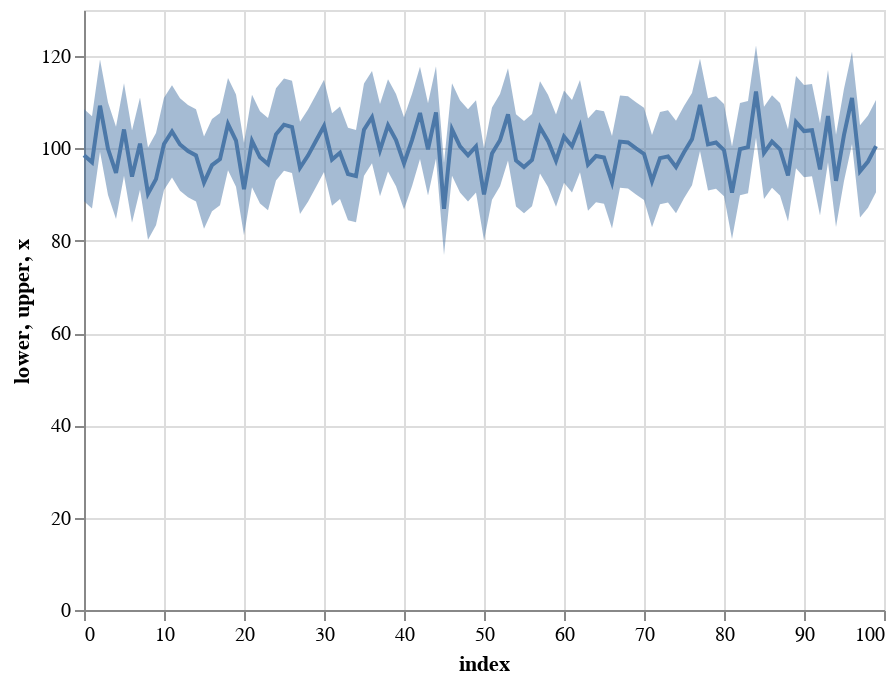

The code cell stored with this chart in its notebook:
### Code cell
import altair as alt
import pandas as pd
import numpy as np

x = np.random.normal(100,5,100)
epsilon = 10
data = pd.DataFrame({
    'x': x,
    'lower': x - epsilon,
    'upper': x + epsilon
}).reset_index()

line = alt.Chart(data).mark_line().encode(
    x='index',
    y='x'
)

band = 

band + line

### Figure 1 — Vega-Lite specification as saved in the notebook (floating-point values rounded to 4 significant figures)
{"config": {"view": {"continuousWidth": 400, "continuousHeight": 300}}, "layer": [{"mark": {"type": "area", "opacity": 0.5}, "encoding": {"x": {"field": "index", "type": "quantitative"}, "y": {"field": "lower", "type": "quantitative"}, "y2": {"field": "upper"}}}, {"mark": "line", "encoding": {"x": {"field": "index", "type": "quantitative"}, "y": {"field": "x", "type": "quantitative"}}}], "data": {"name": "data-7c51ec0d3c2fffdc64d1a275d3bd57ef"}, "$schema": "https://vega.github.io/schema/vega-lite/v4.17.0.json", "datasets": {"data-7c51ec0d3c2fffdc64d1a275d3bd57ef": [{"index": 0, "x": 98.54, "lower": 88.54, "upper": 108.5}, {"index": 1, "x": 96.99, "lower": 86.99, "upper": 107.0}, {"index": 2, "x": 109.3, "lower": 99.26, "upper": 119.3}, {"index": 3, "x": 99.93, "lower": 89.93, "upper": 109.9}, {"index": 4, "x": 94.71, "lower": 84.71, "upper": 104.7}, {"index": 5, "x": 104.1, "lower": 94.11, "upper": 114.1}, {"index": 6, "x": 93.9, "lower": 83.9, "upper": 103.9}, {"index": 7, "x": 101.0, "lower": 91.04, "upper": 111.0}, {"index": 8, "x": 90.2, "lower": 80.2, "upper": 100.2}, {"index": 9, "x": 93.36, "lower": 83.36, "upper": 103.4}, {"index": 10, "x": 101.0, "lower": 90.98, "upper": 111.0}, {"index": 11, "x": 103.7, "lower": 93.69, "upper": 113.7}, {"index": 12, "x": 100.9, "lower": 90.86, "upper": 110.9}, {"index": 13, "x": 99.42, "lower": 89.42, "upper": 109.4}, {"index": 14, "x": 98.49, "lower": 88.49, "upper": 108.5}, {"index": 15, "x": 92.61, "lower": 82.61, "upper": 102.6}, {"index": 16, "x": 96.4, "lower": 86.4, "upper": 106.4}, {"index": 17, "x": 97.7, "lower": 87.7, "upper": 107.7}, {"index": 18, "x": 105.3, "lower": 95.29, "upper": 115.3}, {"index": 19, "x": 101.7, "lower": 91.72, "upper": 111.7}, {"index": 20, "x": 91.18, "lower": 81.18, "upper": 101.2}, {"index": 21, "x": 101.6, "lower": 91.62, "upper": 111.6}, {"index": 22, "x": 98.07, "lower": 88.07, "upper": 108.1}, {"index": 23, "x": 96.62, "lower": 86.62, "upper": 106.6}, {"index": 24, "x": 103.1, "lower": 93.06, "upper": 113.1}, {"index": 25, "x": 105.2, "lower": 95.15, "upper": 115.2}, {"index": 26, "x": 104.7, "lower": 94.66, "upper": 114.7}, {"index": 27, "x": 95.8, "lower": 85.8, "upper": 105.8}, {"index": 28, "x": 98.45, "lower": 88.45, "upper": 108.5}, {"index": 29, "x": 101.7, "lower": 91.66, "upper": 111.7}, {"index": 30, "x": 104.9, "lower": 94.88, "upper": 114.9}, {"index": 31, "x": 97.6, "lower": 87.6, "upper": 107.6}, {"index": 32, "x": 99.07, "lower": 89.07, "upper": 109.1}, {"index": 33, "x": 94.47, "lower": 84.47, "upper": 104.5}, {"index": 34, "x": 94.02, "lower": 84.02, "upper": 104.0}, {"index": 35, "x": 104.1, "lower": 94.06, "upper": 114.1}, {"index": 36, "x": 106.8, "lower": 96.78, "upper": 116.8}, {"index": 37, "x": 99.64, "lower": 89.64, "upper": 109.6}, {"index": 38, "x": 105.0, "lower": 95.02, "upper": 115.0}, {"index": 39, "x": 101.8, "lower": 91.81, "upper": 111.8}, {"index": 40, "x": 96.77, "lower": 86.77, "upper": 106.8}, {"index": 41, "x": 101.8, "lower": 91.81, "upper": 111.8}, {"index": 42, "x": 107.7, "lower": 97.69, "upper": 117.7}, {"index": 43, "x": 99.82, "lower": 89.82, "upper": 109.8}, {"index": 44, "x": 107.8, "lower": 97.82, "upper": 117.8}, {"index": 45, "x": 86.9, "lower": 76.9, "upper": 96.9}, {"index": 46, "x": 104.1, "lower": 94.11, "upper": 114.1}, {"index": 47, "x": 100.4, "lower": 90.44, "upper": 110.4}, {"index": 48, "x": 98.5, "lower": 88.5, "upper": 108.5}, {"index": 49, "x": 100.5, "lower": 90.46, "upper": 110.5}, {"index": 50, "x": 90.06, "lower": 80.06, "upper": 100.1}, {"index": 51, "x": 98.9, "lower": 88.9, "upper": 108.9}, {"index": 52, "x": 101.8, "lower": 91.79, "upper": 111.8}, {"index": 53, "x": 107.4, "lower": 97.39, "upper": 117.4}, {"index": 54, "x": 97.41, "lower": 87.41, "upper": 107.4}, {"index": 55, "x": 95.96, "lower": 85.96, "upper": 106.0}, {"index": 56, "x": 97.49, "lower": 87.49, "upper": 107.5}, {"index": 57, "x": 104.6, "lower": 94.58, "upper": 114.6}, {"index": 58, "x": 101.6, "lower": 91.64, "upper": 111.6}, {"index": 59, "x": 97.35, "lower": 87.35, "upper": 107.4}, {"index": 60, "x": 102.6, "lower": 92.57, "upper": 112.6}, {"index": 61, "x": 100.5, "lower": 90.49, "upper": 110.5}, {"index": 62, "x": 104.8, "lower": 94.84, "upper": 114.8}, {"index": 63, "x": 96.49, "lower": 86.49, "upper": 106.5}, {"index": 64, "x": 98.36, "lower": 88.36, "upper": 108.4}, {"index": 65, "x": 98.04, "lower": 88.04, "upper": 108.0}, {"index": 66, "x": 92.68, "lower": 82.68, "upper": 102.7}, {"index": 67, "x": 101.5, "lower": 91.48, "upper": 111.5}, {"index": 68, "x": 101.3, "lower": 91.31, "upper": 111.3}, {"index": 69, "x": 100.0, "lower": 90.03, "upper": 110.0}, {"index": 70, "x": 98.83, "lower": 88.83, "upper": 108.8}, {"index": 71, "x": 92.92, "lower": 82.92, "upper": 102.9}, {"index": 72, "x": 97.9, "lower": 87.9, "upper": 107.9}, {"index": 73, "x": 98.29, "lower": 88.29, "upper": 108.3}, {"index": 74, "x": 95.99, "lower": 85.99, "upper": 106.0}, {"index": 75, "x": 99.19, "lower": 89.19, "upper": 109.2}, {"index": 76, "x": 102.0, "lower": 92.02, "upper": 112.0}, {"index": 77, "x": 109.4, "lower": 99.43, "upper": 119.4}, {"index": 78, "x": 100.9, "lower": 90.87, "upper": 110.9}, {"index": 79, "x": 101.3, "lower": 91.29, "upper": 111.3}, {"index": 80, "x": 99.63, "lower": 89.63, "upper": 109.6}, {"index": 81, "x": 90.41, "lower": 80.41, "upper": 100.4}, {"index": 82, "x": 99.87, "lower": 89.87, "upper": 109.9}, {"index": 83, "x": 100.3, "lower": 90.3, "upper": 110.3}, {"index": 84, "x": 112.3, "lower": 102.3, "upper": 122.3}, {"index": 85, "x": 99.04, "lower": 89.04, "upper": 109.0}, {"index": 86, "x": 101.5, "lower": 91.51, "upper": 111.5}, {"index": 87, "x": 99.83, "lower": 89.83, "upper": 109.8}, {"index": 88, "x": 94.16, "lower": 84.16, "upper": 104.2}, {"index": 89, "x": 105.7, "lower": 95.71, "upper": 115.7}, {"index": 90, "x": 103.8, "lower": 93.76, "upper": 113.8}, {"index": 91, "x": 104.0, "lower": 93.96, "upper": 114.0}, {"index": 92, "x": 95.45, "lower": 85.45, "upper": 105.5}, {"index": 93, "x": 107.0, "lower": 97.01, "upper": 117.0}, {"index": 94, "x": 92.99, "lower": 82.99, "upper": 103.0}, {"index": 95, "x": 102.9, "lower": 92.93, "upper": 112.9}, {"index": 96, "x": 111.0, "lower": 101.0, "upper": 121.0}, {"index": 97, "x": 95.05, "lower": 85.05, "upper": 105.0}, {"index": 98, "x": 97.17, "lower": 87.17, "upper": 107.2}, {"index": 99, "x": 100.5, "lower": 90.5, "upper": 110.5}]}}
